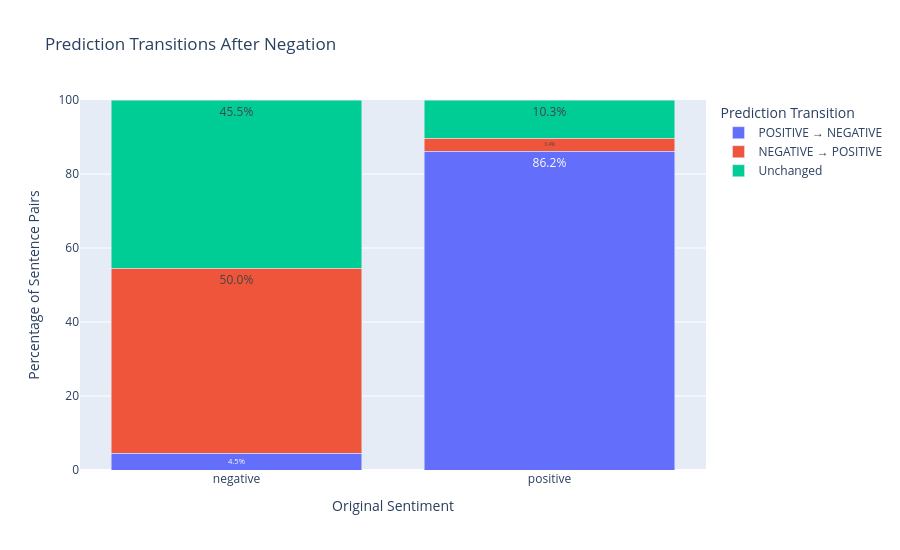

Write notebook code for a chart like this one.
### Markdown cell above
### 10.3 Prediction Transition Analysis

This visualization examines how the predicted sentiment changes after negation is introduced.

It compares originally positive and negative sentences and distinguishes between predictions that change from negative to positive, positive to negative, and predictions that remain unchanged.

This allows us to investigate whether the model responds differently to negation depending on the original sentiment of the sentence.

### Code cell
# Define prediction transitions
results_df["prediction_transition"] = results_df.apply(
    lambda row:
        f"{row['original_prediction']} → {row['modified_prediction']}"
        if row["prediction_flipped"]
        else "Unchanged",
    axis=1
)

# Define the transition categories
transition_order = [
    "POSITIVE → NEGATIVE",
    "NEGATIVE → POSITIVE",
    "Unchanged"
]

# Count transitions for each original sentiment
transition_counts = (
    results_df.groupby(
        ["original_label", "prediction_transition"],
        observed=False
    )
    .size()
    .reset_index(name="count")
)

# Include categories with zero observations
all_combinations = pd.MultiIndex.from_product(
    [
        ["negative", "positive"],
        transition_order
    ],
    names=["original_label", "prediction_transition"]
).to_frame(index=False)

transition_df = all_combinations.merge(
    transition_counts,
    on=["original_label", "prediction_transition"],
    how="left"
)

transition_df["count"] = (
    transition_df["count"].fillna(0).astype(int)
)

# Calculate percentages within each original sentiment group
transition_df["percentage"] = (
    transition_df["count"]
    / transition_df.groupby("original_label")["count"]
        .transform("sum")
    * 100
)

# Create visualization
fig3 = px.bar(
    transition_df,
    x="original_label",
    y="percentage",
    color="prediction_transition",
    barmode="stack",
    text="percentage",
    category_orders={
        "original_label": ["negative", "positive"],
        "prediction_transition": transition_order
    },
    title="Prediction Transitions After Negation",
    labels={
        "original_label": "Original Sentiment",
        "percentage": "Percentage of Sentence Pairs",
        "prediction_transition": "Prediction Transition"
    },
    hover_data={
        "count": True,
        "percentage": ":.2f"
    }
)

fig3.update_traces(
    texttemplate="%{text:.1f}%",
    textposition="inside"
)

fig3.update_layout(
    height=550,
    width=900,
    yaxis=dict(
        title="Percentage of Sentence Pairs",
        range=[0, 100]
    ),
    legend_title="Prediction Transition"
)

fig3.show()

### Figure 1 — Plotly figure (JSON) as saved in the notebook; plotly's stock layout.template omitted (floating-point values rounded to 4 significant figures)
{"data": [{"customdata": [[1], [25]], "hovertemplate": "Prediction Transition=POSITIVE → NEGATIVE<br>Original Sentiment=%{x}<br>Percentage of Sentence Pairs=%{text:.2f}<br>count=%{customdata[0]}<extra></extra>", "legendgroup": "POSITIVE → NEGATIVE", "marker": {"color": "#636efa", "pattern": {"shape": ""}}, "name": "POSITIVE → NEGATIVE", "orientation": "v", "showlegend": true, "text": [4.545, 86.21], "textposition": "inside", "texttemplate": "%{text:.1f}%", "type": "bar", "x": ["negative", "positive"], "xaxis": "x", "y": [4.545, 86.21], "yaxis": "y"}, {"customdata": [[11], [1]], "hovertemplate": "Prediction Transition=NEGATIVE → POSITIVE<br>Original Sentiment=%{x}<br>Percentage of Sentence Pairs=%{text:.2f}<br>count=%{customdata[0]}<extra></extra>", "legendgroup": "NEGATIVE → POSITIVE", "marker": {"color": "#EF553B", "pattern": {"shape": ""}}, "name": "NEGATIVE → POSITIVE", "orientation": "v", "showlegend": true, "text": [50.0, 3.448], "textposition": "inside", "texttemplate": "%{text:.1f}%", "type": "bar", "x": ["negative", "positive"], "xaxis": "x", "y": [50.0, 3.448], "yaxis": "y"}, {"customdata": [[10], [3]], "hovertemplate": "Prediction Transition=Unchanged<br>Original Sentiment=%{x}<br>Percentage of Sentence Pairs=%{text:.2f}<br>count=%{customdata[0]}<extra></extra>", "legendgroup": "Unchanged", "marker": {"color": "#00cc96", "pattern": {"shape": ""}}, "name": "Unchanged", "orientation": "v", "showlegend": true, "text": [45.45, 10.34], "textposition": "inside", "texttemplate": "%{text:.1f}%", "type": "bar", "x": ["negative", "positive"], "xaxis": "x", "y": [45.45, 10.34], "yaxis": "y"}], "layout": {"barmode": "stack", "height": 550, "legend": {"title": {"text": "Prediction Transition"}, "tracegroupgap": 0}, "title": {"text": "Prediction Transitions After Negation"}, "width": 900, "xaxis": {"anchor": "y", "categoryarray": ["negative", "positive"], "categoryorder": "array", "domain": [0, 1], "title": {"text": "Original Sentiment"}}, "yaxis": {"anchor": "x", "domain": [0, 1], "range": [0, 100], "title": {"text": "Percentage of Sentence Pairs"}}}}
